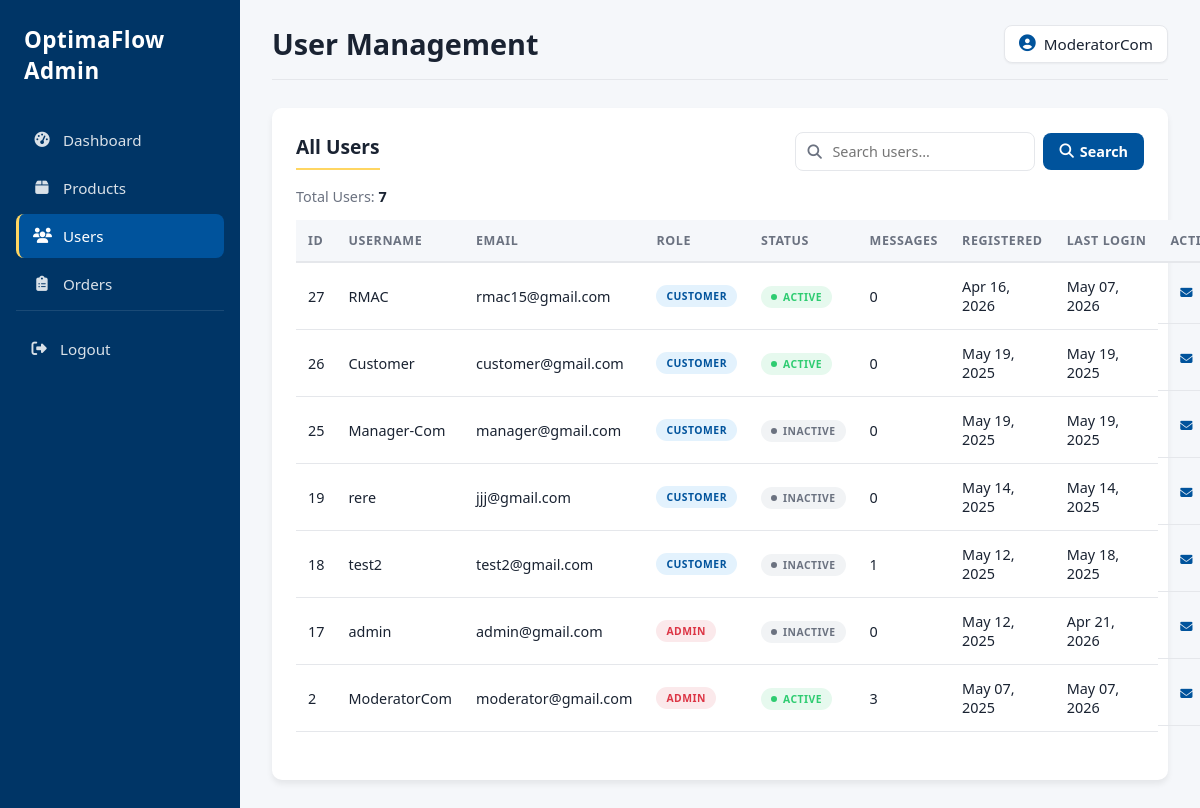
The page /bicol_depot_login/admin_users.php (signed in) on the database its author committed.
### tables this page shows
CREATE TABLE `users` (
  `id` int(11) NOT NULL,
  `username` varchar(50) NOT NULL,
  `email` varchar(100) NOT NULL,
  `password` varchar(255) NOT NULL,
  `role` enum('customer','admin') DEFAULT 'customer',
  `created_at` timestamp NOT NULL DEFAULT current_timestamp(),
  `login_at` timestamp NOT NULL DEFAULT current_timestamp(),
  `status` varchar(10) DEFAULT 'active'
);

### bicol_depot_login/admin_users.php (the view, shortened to what this page needs)
<?php
include 'db.php';
$usersQuery = "SELECT * FROM users ORDER BY created_at DESC";
$usersResult = $conn->query($usersQuery);
$messagesByUser = [];
$checkTableQuery = "SHOW TABLES LIKE 'messages'";
$tableExists = $conn->query($checkTableQuery);
if($tableExists && $tableExists->num_rows > 0) {
    $userMessagesQuery = "SELECT user_id, COUNT(*) as message_count FROM messages GROUP BY user_id";
    $userMessagesResult = $conn->query($userMessagesQuery);
    if($userMessagesResult) {
        while($row = $userMessagesResult->fetch_assoc()) {
            $messagesByUser[$row['user_id']] = $row['message_count'];
        }
    }
}
$resultsPerPage = 10;
$totalUsers = $usersResult->num_rows;
$totalPages = ceil($totalUsers / $resultsPerPage);
$page = isset($_GET['page']) ? $_GET['page'] : 1;
$page = max(1, min($page, $totalPages));
$startFrom = ($page - 1) * $resultsPerPage;
$paginatedUsersQuery = "SELECT * FROM users ORDER BY created_at DESC LIMIT ?, ?";
$stmt = $conn->prepare($paginatedUsersQuery);
$stmt->bind_param("ii", $startFrom, $resultsPerPage);
$stmt->execute();
$paginatedUsers = $stmt->get_result();
?>
<!DOCTYPE html>
<html lang="en">
<head>
    <link rel="stylesheet" href="https://cdnjs.cloudflare.com/ajax/libs/font-awesome/6.5.1/css/all.min.css"/>
    <link rel="stylesheet" href="assets/css/admin/users.css"/>
</head>
<body>
    <div class="container">
        <aside class="sidebar">
            <div class="logo">OptimaFlow Admin</div>
            <nav class="nav">
                <a href="dashboard_admin.php" class="nav-item"><i class="fa-solid fa-gauge-high"></i> Dashboard</a>
                <a href="admin_products.php" class="nav-item"><i class="fa-solid fa-box"></i> Products</a>
                <a href="admin_users.php" class="nav-item active"><i class="fa-solid fa-users"></i> Users</a>
                <a href="admin_order.php" class="nav-item"><i class="fa-solid fa-clipboard-list"></i> Orders</a>
                <form action="logout.php" method="post" class="logout-form">
                    <button type="submit"><i class="fa-solid fa-right-from-bracket"></i> Logout</button>
                </form>
            </nav>
        </aside>
        <main class="main">
            <header class="header">
                <h1>User Management</h1>
                <div class="search-avatar">
                    <div class="avatar">
                        <i class="fa-solid fa-user-circle"></i>
                        <?php echo htmlspecialchars($_SESSION['user']['username'] ?? 'Admin'); ?>
                    </div>
                </div>
            </header>
            <section class="users-container">
                <div class="users-header">
                    <h2 class="users-title">All Users</h2>
                    <div class="users-search">
                        <div class="search-input-wrapper">
                            <input type="text" id="user-search" class="search-input" placeholder="Search users...">
                        </div>
                        <button class="search-button">
                            <i class="fa-solid fa-magnifying-glass"></i> Search
                        </button>
                    </div>
                </div>
                <div class="user-count">Total Users: <strong><?php echo $totalUsers; ?></strong></div>
                <table class="users-table">
                    <thead>
                        <tr>
                            <th>ID</th>
                            <th>Username</th>
                            <th>Email</th>
                            <th>Role</th>
                            <th>Status</th>
                            <th>Messages</th>
                            <th>Registered</th>
                            <th>Last Login</th>
                            <th>Actions</th>
                        </tr>
                    </thead>
                    <tbody>
                        <?php if($paginatedUsers && $paginatedUsers->num_rows > 0): ?>
                            <?php while($user = $paginatedUsers->fetch_assoc()): ?>
                                <tr>
                                    <td><?php echo $user['id']; ?></td>
                                    <td><?php echo htmlspecialchars($user['username']); ?></td>
                                    <td><?php echo htmlspecialchars($user['email']); ?></td>
                                    <td>
                                        <span class="user-role <?php echo $user['role'] == 'admin' ? 'role-admin' : 'role-user'; ?>">
                                            <?php echo ucfirst($user['role']); ?>
                                        </span>
                                    </td>
                                    <td>
                                        <span class="user-status <?php echo isset($user['status']) && $user['status'] == 'active' ? 'status-active' : 'status-inactive'; ?>">
                                            <?php echo isset($user['status']) ? ucfirst($user['status']) : 'Inactive'; ?>
                                        </span>
                                    </td>
                                    <td><?php echo isset($messagesByUser[$user['id']]) ? $messagesByUser[$user['id']] : 0; ?></td>
                                    <td><?php echo date('M d, Y', strtotime($user['created_at'])); ?></td>
                                    <td><?php echo isset($user['login_at']) ? date('M d, Y', strtotime($user['login_at'])) : 'Never'; ?></td>
                                    <td class="action-buttons">
                                        <?php if(isset($tableExists) && $tableExists->num_rows > 0): ?>
                                            <button class="view-button" onclick="viewUserMessages(<?php echo $user['id']; ?>)" title="View messages">
                                                <i class="fa-solid fa-envelope"></i>
                                            </button>
                                        <?php endif; ?>
                                    </td>
                                </tr>
                            <?php endwhile; ?>
                        <?php else: ?>
                            <tr>
                                <td colspan="9" class="no-users-cell">No users found</td>
                            </tr>
                        <?php endif; ?>
                    </tbody>
                </table>
            </section>
        </main>
    </div>
</body>
</html>

### rows shown on the page
users: id "27", username "RMAC", email "rmac15@gmail.com", role "CUSTOMER", status "ACTIVE", shows "0", created_at "Apr 16, 2026", login_at "May 07, 2026"
users: id "26", username "Customer", email "customer@gmail.com", role "CUSTOMER", status "ACTIVE", shows "0", created_at "May 19, 2025", login_at "May 19, 2025"
users: id "25", username "Manager-Com", email "manager@gmail.com", role "CUSTOMER", status "INACTIVE", shows "0", created_at "May 19, 2025", login_at "May 19, 2025"
users: id "19", username "rere", email "jjj@gmail.com", role "CUSTOMER", status "INACTIVE", shows "0", created_at "May 14, 2025", login_at "May 14, 2025"
users: id "18", username "test2", email "test2@gmail.com", role "CUSTOMER", status "INACTIVE", id "1", created_at "May 12, 2025", login_at "May 18, 2025"
users: id "17", username "admin", email "admin@gmail.com", role "ADMIN", status "INACTIVE", shows "0", created_at "May 12, 2025", login_at "Apr 21, 2026"
users: id "2", username "ModeratorCom", email "moderator@gmail.com", role "ADMIN", status "ACTIVE", id "3", created_at "May 07, 2025", login_at "May 07, 2026"

### other values the page prints
$_SESSION['user']['username'] "ModeratorCom"
$totalUsers "7"
